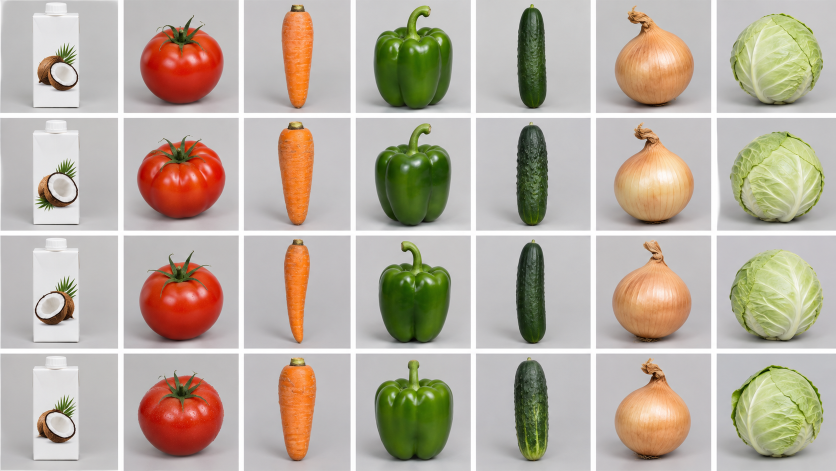
#> input picture synthetic_demo_contact_sheet.png, 1672 x 941 px, found by its file name (shown at 1/2 size)
$ python train_synthetic_demo.py
#> lines starting #> are read from the running program, lines starting #| are printed output that depends on the picture
"""Build and train the clearly marked synthetic seven-category demo SKU model.

This creates no real-world accuracy claim. The generated contact sheet provides
four synthetic examples per category; this is a demonstration/bootstrap model,
not a substitute for store-specific labeled product photos.
"""

from __future__ import annotations

import json
import os
from pathlib import Path

ROOT = Path(__file__).resolve().parents[1]
os.environ.setdefault("KERAS_HOME", str(ROOT / ".cache" / "keras"))
os.environ.setdefault("TF_CPP_MIN_LOG_LEVEL", "2")

import numpy as np
import tensorflow as tf
from PIL import Image
from shelfsight.metrics import classification_metrics

SHEET = ROOT / "data" / "synthetic_demo_contact_sheet.png"
SHELF = ROOT / "sample_shelf_upload.png"
DATA_ROOT = ROOT / "data" / "synthetic_demo_products"
MODEL_ROOT = ROOT / "models"
CLASSES = [
    "Coconut milk carton", "Tomato", "Carrot", "Green bell pepper",
    "Cucumber", "Yellow onion", "Cabbage",
]
IMAGE_SIZE = 224


def _save_sheet_crops() -> int:
    """Crop the exact 7x4 generated sheet, excluding its white gutters."""
    with Image.open(SHEET) as sheet:
#> sheet is the input picture: PIL image 1672x941 RGB; mean R, G, B 185.8, 175.7, 162.3
        image = sheet.convert("RGB")
        width, height = image.size
#> width = 1672; height = 941
        saved = 0
        for row in range(4):
            y0, y1 = round(row * height / 4), round((row + 1) * height / 4)
            for col, label in enumerate(CLASSES):
                x0, x1 = round(col * width / 7), round((col + 1) * width / 7)
                margin_x = max(4, round((x1 - x0) * 0.035))
                margin_y = max(4, round((y1 - y0) * 0.035))
                crop = image.crop((x0 + margin_x, y0 + margin_y,
                                   x1 - margin_x, y1 - margin_y))
                target = DATA_ROOT / label / f"synthetic-row-{row + 1}.png"
                target.parent.mkdir(parents=True, exist_ok=True)
                crop.save(target)
                saved += 1
#> this loop made 4 passes
#> pass 1, in _save_sheet_crops, `crop.save(target)`:
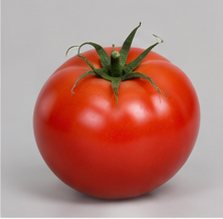
#> saved as synthetic-row-1.png: PIL image 223x219 RGB; mean R, G, B 183, 130.6, 121.7
#> pass 1, in _save_sheet_crops, `crop.save(target)`:
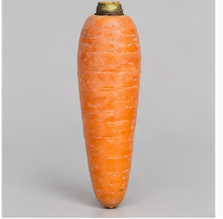
#> saved as synthetic-row-1.png: PIL image 223x219 RGB; mean R, G, B 203.3, 181.4, 168.2
#> pass 1, in _save_sheet_crops, `crop.save(target)`:
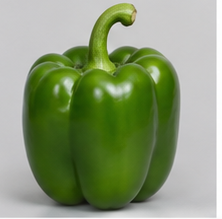
#> saved as synthetic-row-1.png: PIL image 222x219 RGB; mean R, G, B 138.3, 153.1, 117.9
#> after the loop:
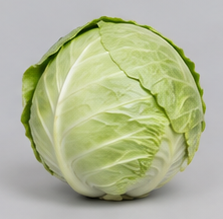
#> crop: PIL image 223x219 RGB; mean R, G, B 177.9, 183.8, 151
#> after the loop, saved = 28
    return saved


def _save_shelf_context_crops() -> int:
    """Add one shelf-context reference crop per product category."""
    boxes = {
        "Coconut milk carton": (0, 65, 505, 418),
        "Tomato": (500, 82, 1068, 416),
        "Carrot": (1060, 75, 1536, 416),
        "Green bell pepper": (0, 465, 365, 920),
        "Cucumber": (360, 465, 755, 920),
        "Yellow onion": (748, 465, 1156, 920),
        "Cabbage": (1148, 462, 1536, 920),
    }
#> boxes = {'Coconut milk carton': (0, 65, 505, 418), 'Tomato': (500, 82, 1068, 416), 'Carrot': (1060, 75, 1536, 416), 'Green bell pepper': (0, 465, 365, 920), 'Cucumber': (360, 465, 755, 920), 'Yellow onion': (748, 465, 1156, 920), 'Cabbage': (1148, 462, 1536, 920)}
    with Image.open(SHELF) as shelf:
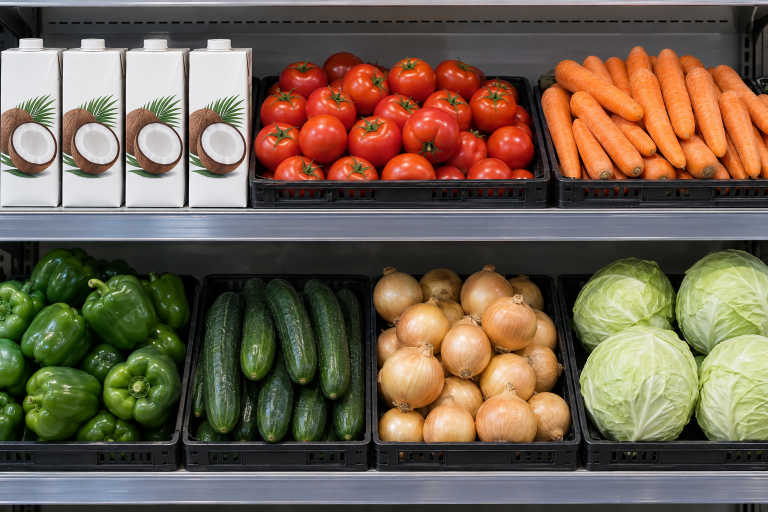
#> input picture sample_shelf_upload.png, 1536 x 1024 px, found by its file name (shown at 1/2 size)
#> shelf is the input picture: PIL image 1536x1024 RGB; mean R, G, B 113.6, 98.1, 80
        image = shelf.convert("RGB")
        saved = 0
        for label, box in boxes.items():
            target = DATA_ROOT / label / "synthetic-shelf-context.png"
            image.crop(box).save(target)
            saved += 1
#> this loop made 7 passes
#> pass 1, in _save_shelf_context_crops, `image.crop(box).save(target)`:
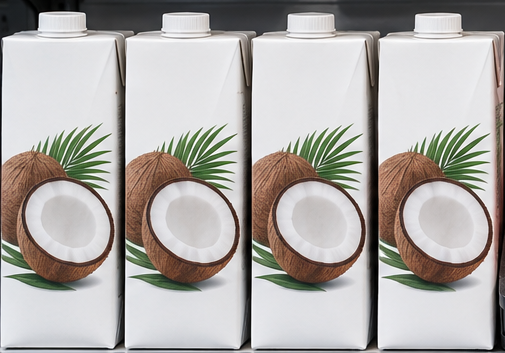
#> saved as synthetic-shelf-context.png: PIL image 505x353 RGB; mean R, G, B 174.6, 170.7, 167.4
#> pass 2, in _save_shelf_context_crops, `image.crop(box).save(target)`:
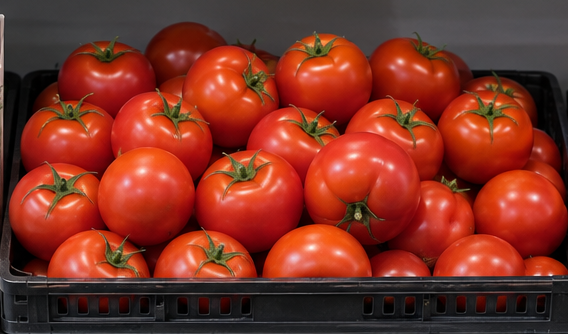
#> saved as synthetic-shelf-context.png: PIL image 568x334 RGB; mean R, G, B 126.9, 50.3, 36.1
#> after the loop, saved = 7
    return saved


def _load_dataset() -> tuple[np.ndarray, np.ndarray, np.ndarray, np.ndarray]:
    train_images, train_labels, test_images, test_labels = [], [], [], []
    for class_id, label in enumerate(CLASSES):
        for path in sorted((DATA_ROOT / label).glob("*.png")):
            with Image.open(path) as source:
                crop = source.convert("RGB").resize((IMAGE_SIZE, IMAGE_SIZE), Image.Resampling.BILINEAR)
                # Hold out the fourth contact-sheet row for an honest, small
                # synthetic-only check; never train on the examples scored here.
                if path.name == "synthetic-row-4.png":
                    test_images.append(np.asarray(crop, dtype=np.float32))
                    test_labels.append(class_id)
                else:
                    train_images.append(np.asarray(crop, dtype=np.float32))
                    train_labels.append(class_id)
    if not train_images or not test_images:
        raise RuntimeError("No generated demo crops were created.")
    return (np.stack(train_images), np.asarray(train_labels, dtype=np.int32),
            np.stack(test_images), np.asarray(test_labels, dtype=np.int32))


def main() -> int:
    if not SHEET.is_file() or not SHELF.is_file():
        raise FileNotFoundError("Expected generated demo assets are missing from the project.")
    count = _save_sheet_crops() + _save_shelf_context_crops()
#> count = 35
    train_images, train_labels, test_images, test_labels = _load_dataset()
    tf.keras.utils.set_random_seed(42)

    inputs = tf.keras.Input((IMAGE_SIZE, IMAGE_SIZE, 3), name="rgb_crop_0_255")
    x = tf.keras.Sequential([
        tf.keras.layers.RandomFlip("horizontal"),
        tf.keras.layers.RandomRotation(0.06),
        tf.keras.layers.RandomZoom(0.08),
        tf.keras.layers.RandomContrast(0.12),
    ], name="light_augmentation")(inputs)
    x = tf.keras.layers.Rescaling(1.0 / 127.5, offset=-1.0, name="mobilenetv2_scaling")(x)
    # The locally cached ImageNet MobileNetV2 artifact includes its original
    # 1000-class head. Reuse its pooled feature layer without any network fetch.
    imagenet_model = tf.keras.applications.MobileNetV2(
        input_shape=(IMAGE_SIZE, IMAGE_SIZE, 3), include_top=True, weights="imagenet")
    backbone = tf.keras.Model(imagenet_model.input, imagenet_model.layers[-2].output,
                              name="mobilenetv2_imagenet_features")
    backbone.trainable = False
    x = backbone(x, training=False)
    x = tf.keras.layers.Dropout(0.25)(x)
    outputs = tf.keras.layers.Dense(len(CLASSES), activation="softmax", name="sku_probabilities")(x)
    model = tf.keras.Model(inputs, outputs)
    model.compile(optimizer=tf.keras.optimizers.Adam(learning_rate=0.001),
                  loss="sparse_categorical_crossentropy", metrics=["accuracy"])

    train = tf.data.Dataset.from_tensor_slices((train_images, train_labels)).shuffle(
        len(train_labels), seed=42, reshuffle_each_iteration=True).batch(8).prefetch(tf.data.AUTOTUNE)
    model.fit(train, epochs=45, verbose=2)
    test_probabilities = model.predict(test_images, verbose=0)
    metrics = classification_metrics(test_labels, test_probabilities.argmax(axis=1), CLASSES,
                                     probabilities=test_probabilities)
    metrics.update({
        "dataset_type": "synthetic_demo",
        "split": "contact-sheet rows 1-3 plus shelf-context crops for training; row 4 held out",
        "training_samples": int(len(train_labels)),
        "test_samples": int(len(test_labels)),
        "real_shelf_accuracy_claim": None,
        "limitations": "Tiny synthetic split from one generated contact sheet; not independent real-world validation.",
    })

    MODEL_ROOT.mkdir(parents=True, exist_ok=True)
    model.save(MODEL_ROOT / "sku_classifier.keras")
    (MODEL_ROOT / "labels.json").write_text(json.dumps(CLASSES, indent=2), encoding="utf-8")
    (MODEL_ROOT / "classification_metrics.json").write_text(
        json.dumps(metrics, indent=2, ensure_ascii=False), encoding="utf-8")
    info = {
        "architecture": "MobileNetV2 transfer learning",
        "synthetic_demo": True,
        "dataset": "AI-generated product contact sheet plus AI-generated shelf context crops",
        "dataset_image_count": len(train_labels),
        "dataset_total_image_count": len(train_labels) + len(test_labels),
        "synthetic_crop_count_written": count,
        "classes": CLASSES,
        "independent_held_out_evaluation": False,
        "synthetic_held_out_evaluation": True,
        "accuracy_claim": None,
        "limitations": [
            "Synthetic-only training data; not validated on real store photos.",
            "Scores are uncalibrated and predictions require human review.",
            "Add varied real product crops and retrain for useful store-specific results.",
        ],
    }
    (MODEL_ROOT / "model_info.json").write_text(
        json.dumps(info, indent=2, ensure_ascii=False), encoding="utf-8")
    print(json.dumps({"model": str(MODEL_ROOT / "sku_classifier.keras"),
                      "labels": CLASSES, "training_images": len(train_labels),
                      "synthetic_test_images": len(test_labels),
                      "synthetic_crops_written": count,
                      "evaluation": metrics}, indent=2))
    return 0


if __name__ == "__main__":
#> (the run stopped early here; a loop or call above may not have finished)
